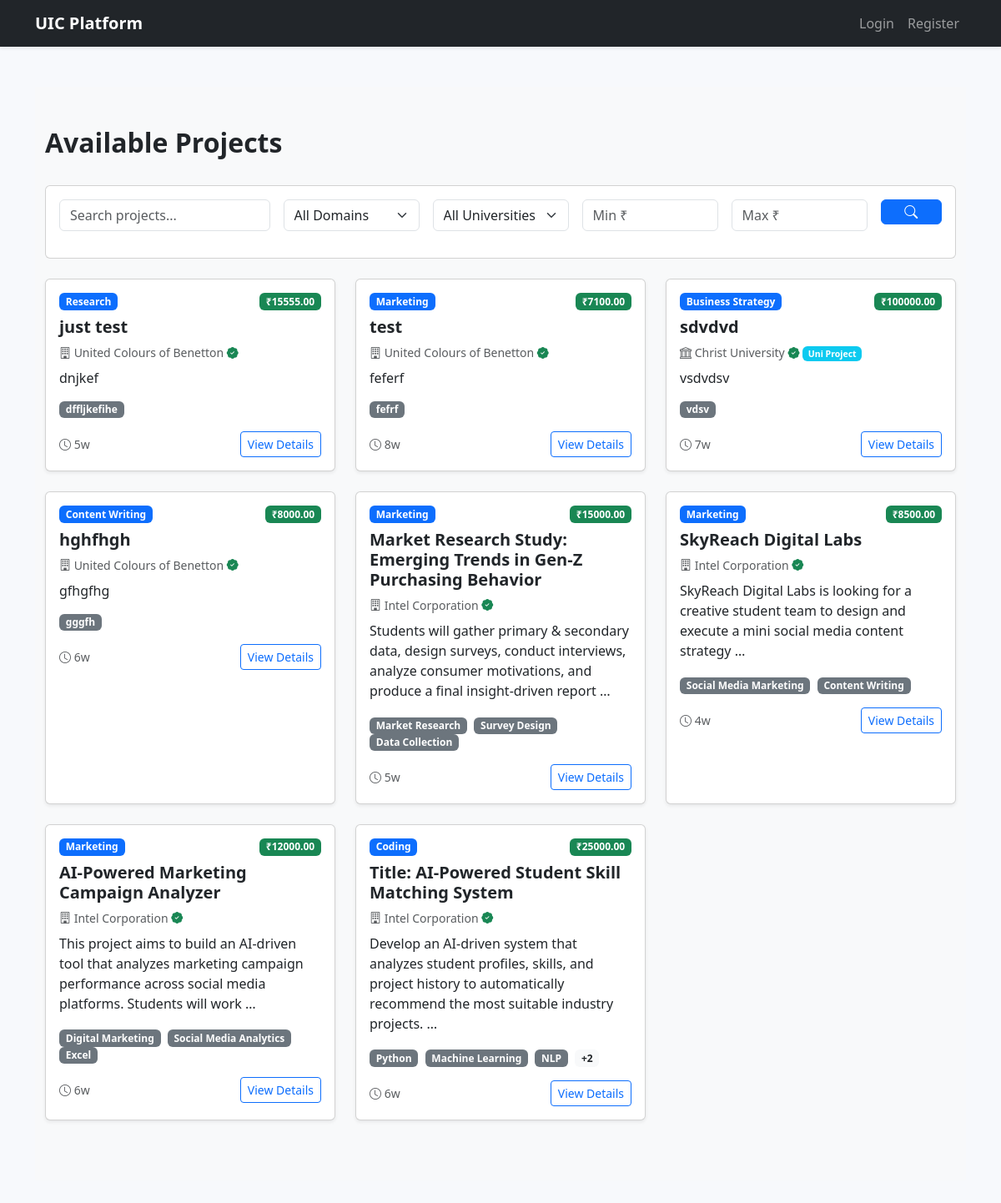
/projects/, run on the app's committed database.
### apps/projects/models.py (models this page shows, shortened)
class Project(models.Model):
    STATUS_CHOICES = (
        ('draft', 'Draft'),
        ('pending_review', 'Pending University Review'),
        ('rejected', 'Rejected'),
        ('open', 'Open for Applications'),
        ('in_progress', 'In Progress'),
        ('completed', 'Completed'),
        ('cancelled', 'Cancelled'),
    )
    DOMAIN_CHOICES = (
        ('design', 'Design'),
        ('marketing', 'Marketing'),
        ('coding', 'Coding'),
        ('data_analysis', 'Data Analysis'),
        ('psychology', 'Psychology'),
        ('research', 'Research'),
        ('content_writing', 'Content Writing'),
        ('business_strategy', 'Business Strategy'),
        ('other', 'Other'),
    )
    TEAM_TYPE_CHOICES = (
        ('individual', 'Individual'),
        ('team', 'Team'),
    )
    POSTER_TYPE_CHOICES = (
        ('company', 'Company'),
        ('university', 'University'),
    )
    JOB_TYPE_CHOICES = (
        ('remote', 'Remote'),
        ('hybrid', 'Hybrid'),
        ('onsite', 'On-site'),
    )
    poster_type = models.CharField(max_length=20, choices=POSTER_TYPE_CHOICES, default='company')
    company = models.ForeignKey(Company, on_delete=models.CASCADE, related_name='projects', null=True, blank=True)
    university = models.ForeignKey(University, on_delete=models.CASCADE, related_name='projects')
    posted_by_university = models.BooleanField(default=False)
    title = models.CharField(max_length=200)
    domain = models.CharField(max_length=50, choices=DOMAIN_CHOICES)
    description = models.TextField()
    required_skills = models.TextField(help_text="Comma-separated skills")
    team_type = models.CharField(max_length=20, choices=TEAM_TYPE_CHOICES, default='individual')
    team_size = models.IntegerField(default=1, validators=[MinValueValidator(1)])
    job_type = models.CharField(max_length=20, choices=JOB_TYPE_CHOICES, default='remote',
                                 help_text="Remote, Hybrid, or On-site")
    eligible_departments = models.TextField(blank=True, help_text="Comma-separated departments, leave blank for all")
    min_gpa = models.DecimalField(max_digits=4, decimal_places=2, null=True, blank=True)
    eligible_years = models.CharField(max_length=100, blank=True, help_text="e.g., 2,3,4")
    payment_amount = models.DecimalField(max_digits=10, decimal_places=2,
                                         verbose_name="Remuneration Amount")
    payment_type = models.CharField(max_length=20, choices=(
        ('fixed', 'Fixed Price'),
        ('milestone', 'Milestone-based'),
    ), default='fixed', verbose_name="Remuneration Type")
    duration_weeks = models.IntegerField(help_text="Expected project duration in weeks")
    deadline = models.DateField(verbose_name="Project Closure Date")
    status = models.CharField(max_length=20, choices=STATUS_CHOICES, default='draft')
    rejection_reason = models.TextField(blank=True)
    attachment = models.FileField(upload_to='project_attachments/', blank=True, null=True,
                                   verbose_name="Job Description (JD)",
                                   help_text="Upload the detailed job description document")
    assigned_students = models.ManyToManyField(Student, related_name='assigned_projects', blank=True)
    created_at = models.DateTimeField(auto_now_add=True)
    updated_at = models.DateTimeField(auto_now=True)
    submitted_for_review_at = models.DateTimeField(null=True, blank=True)
    approved_at = models.DateTimeField(null=True, blank=True)
    completed_at = models.DateTimeField(null=True, blank=True)
    class Meta:
        db_table = 'projects'
        ordering = ['-created_at']
    def get_poster_name(self):
        return self.company.name if self.company else self.university.name
    def is_poster_verified(self):
        if self.company:
            return self.company.is_verified
        return self.university.is_verified
    def get_required_skills_list(self):
        return [skill.strip() for skill in self.required_skills.split(',') if skill.strip()]

### apps/accounts/models.py (models this page shows, shortened)
class Company(models.Model):
    user = models.OneToOneField(User, on_delete=models.CASCADE, related_name='company_profile')
    name = models.CharField(max_length=200)
    logo = models.ImageField(upload_to='companies/', blank=True, null=True)
    industry = models.CharField(max_length=100)
    website = models.URLField(blank=True)
    description = models.TextField()
    contact_person = models.CharField(max_length=100, help_text="SPOC (Single Point of Contact)")
    contact_email = models.EmailField(help_text="Official company email")
    contact_phone = models.CharField(max_length=15)
    address = models.TextField()
    company_registration_number = models.CharField(
        max_length=100,
        blank=True,
        help_text="Company Registration/CIN Number"
    )
    gst_number = models.CharField(
        max_length=50,
        blank=True,
        help_text="GST Number (optional)"
    )
    is_verified = models.BooleanField(default=False)
    verification_status = models.CharField(
        max_length=20,
        choices=(
            ('pending', 'Pending Verification'),
            ('approved', 'Approved'),
            ('rejected', 'Rejected'),
        ),
        default='pending'
    )
    verified_by = models.ForeignKey(
        'University',
        on_delete=models.SET_NULL,
        null=True,
        blank=True,
        related_name='verified_companies'
    )
    verification_document = models.FileField(
        upload_to='company_docs/',
        blank=True,
        null=True,
        help_text="Upload company registration certificate, GST certificate, or incorporation documents"
    )
    rejection_reason = models.TextField(blank=True)
    verified_at = models.DateTimeField(null=True, blank=True)
    total_projects_posted = models.IntegerField(default=0)
    rating = models.DecimalField(max_digits=3, decimal_places=2, default=0.0,
                                 validators=[MinValueValidator(0), MaxValueValidator(5)])
    created_at = models.DateTimeField(auto_now_add=True)
    updated_at = models.DateTimeField(auto_now=True)
    class Meta:
        db_table = 'companies'
        verbose_name_plural = 'Companies'

class University(models.Model):
    user = models.OneToOneField(User, on_delete=models.CASCADE, related_name='university_profile')
    name = models.CharField(max_length=200)
    logo = models.ImageField(upload_to='universities/', blank=True, null=True)
    address = models.TextField()
    website = models.URLField(blank=True)
    description = models.TextField(blank=True)
    admin_name = models.CharField(max_length=100)
    admin_email = models.EmailField()
    admin_phone = models.CharField(max_length=15)
    is_verified = models.BooleanField(default=False)
    auto_approve_projects = models.BooleanField(default=False)
    min_payment_amount = models.DecimalField(max_digits=10, decimal_places=2, default=0)
    created_at = models.DateTimeField(auto_now_add=True)
    updated_at = models.DateTimeField(auto_now=True)
    class Meta:
        db_table = 'universities'
        verbose_name_plural = 'Universities'

### apps/projects/views.py (the view)
# urls.py: path('', views.ProjectListView.as_view(), name='list'),
class ProjectListView(ListView):
    model = Project
    template_name = 'projects/list.html'
    context_object_name = 'projects'
    paginate_by = 12
    def get_queryset(self):
        queryset = Project.objects.filter(status='open')
        user = self.request.user
        if user.is_authenticated and user.user_type == 'student' and hasattr(user, 'student_profile'):
            student_university = user.student_profile.university
            if student_university:
                queryset = queryset.filter(university=student_university)
            else:
                queryset = Project.objects.none()
        domain = self.request.GET.get('domain')
        if domain:
            queryset = queryset.filter(domain=domain)
        university_id = self.request.GET.get('university')
        if university_id:
            queryset = queryset.filter(university_id=university_id)
        search = self.request.GET.get('search')
        if search:
            queryset = queryset.filter(
                Q(title__icontains=search) |
                Q(description__icontains=search) |
                Q(required_skills__icontains=search)
            )
        min_payment = self.request.GET.get('min_payment')
        max_payment = self.request.GET.get('max_payment')
        if min_payment:
            queryset = queryset.filter(payment_amount__gte=min_payment)
        if max_payment:
            queryset = queryset.filter(payment_amount__lte=max_payment)
        return queryset.order_by('-created_at')
    def get_context_data(self, **kwargs):
        context = super().get_context_data(**kwargs)
        user = self.request.user
        if user.is_authenticated and user.user_type == 'student' and hasattr(user, 'student_profile'):
            student_university = user.student_profile.university
            if student_university:
                context['universities'] = University.objects.filter(
                    id=student_university.id,
                    is_verified=True
                )
                context['student_university'] = student_university
            else:
                context['universities'] = University.objects.none()
                context['student_university'] = None
        else:
            context['universities'] = University.objects.filter(is_verified=True)
        context['domain_choices'] = Project.DOMAIN_CHOICES
        return context

### templates/projects/list.html (shortened to what this page needs)
{% extends 'base.html' %}
{% load static %}
{% block content %}
<section class="py-5 bg-light">
    <div class="container">
        <div class="d-flex justify-content-between align-items-center mb-4">
            <h2 class="fw-bold">Available Projects</h2>
        </div>
        <div class="card mb-4">
            <div class="card-body">
                <form method="get" class="row g-3">
                    <div class="col-md-3">
                        <input type="text" name="search" class="form-control"
                               placeholder="Search projects..."
                               value="{{ request.GET.search }}">
                    </div>
                    <div class="col-md-2">
                        <select name="domain" class="form-select">
                            <option value="">All Domains</option>
                        </select>
                    </div>
                    <div class="col-md-2">
                        <select name="university" class="form-select">
                            <option value="">All Universities</option>
                        </select>
                    </div>
                    <div class="col-md-2">
                        <input type="number" name="min_payment" class="form-control"
                               placeholder="Min ₹"
                               value="{{ request.GET.min_payment }}">
                    </div>
                    <div class="col-md-2">
                        <input type="number" name="max_payment" class="form-control"
                               placeholder="Max ₹"
                               value="{{ request.GET.max_payment }}">
                    </div>
                    <div class="col-md-1">
                        <button type="submit" class="btn btn-primary w-100">
                            <i class="bi bi-search"></i>
                        </button>
                    </div>
                </form>
            </div>
        </div>
        {% if projects %}
        <div class="row">
            {% for project in projects %}
            <div class="col-md-6 col-lg-4 mb-4">
                <div class="card h-100 shadow-sm">
                    <div class="card-body">
                        <div class="d-flex justify-content-between align-items-start mb-2">
                            <span class="badge bg-primary">{{ project.get_domain_display }}</span>
                            <span class="badge bg-success">₹{{ project.payment_amount }}</span>
                        </div>
                        <h5 class="card-title fw-bold">{{ project.title }}</h5>
                        <p class="text-muted small mb-2">
                            <i class="bi bi-{% if project.company %}building{% else %}bank{% endif %}"></i>
                            {{ project.get_poster_name }}
                            {% if project.is_poster_verified %}
                                <i class="bi bi-patch-check-fill text-success" title="Verified"></i>
                            {% endif %}
                            {% if project.posted_by_university %}
                                <span class="badge bg-info badge-sm">Uni Project</span>
                            {% endif %}
                        </p>
                        <p class="card-text">{{ project.description|truncatewords:20 }}</p>
                        <div class="mb-3">
                            {% for skill in project.get_required_skills_list|slice:":3" %}
                            <span class="badge bg-secondary me-1">{{ skill }}</span>
                            {% endfor %}
                            {% if project.get_required_skills_list|length > 3 %}
                            <span class="badge bg-light text-dark">+{{ project.get_required_skills_list|length|add:"-3" }}</span>
                            {% endif %}
                        </div>
                        <div class="d-flex justify-content-between align-items-center">
                            <small class="text-muted">
                                <i class="bi bi-clock"></i> {{ project.duration_weeks }}w
                            </small>
                            <a href="{% url 'projects:detail' project.pk %}"
                               class="btn btn-sm btn-outline-primary">
                                View Details
                            </a>
                        </div>
                    </div>
                </div>
            </div>
            {% endfor %}
        </div>
        {% endif %}
    </div>
</section>
{% endblock %}

### templates/base.html (shortened to what this page needs)
{% load static %}
<html lang="en">
<head>
    <link href="https://cdn.jsdelivr.net/npm/bootstrap@5.3.2/dist/css/bootstrap.min.css" rel="stylesheet">
    <link href="https://cdn.jsdelivr.net/npm/bootstrap-icons@1.10.5/font/bootstrap-icons.css" rel="stylesheet">
</head>
<body>
<nav class="navbar navbar-expand-lg navbar-dark bg-dark shadow-sm">
    <div class="container">
        <a class="navbar-brand fw-bold" href="/">UIC Platform</a>
        <div class="collapse navbar-collapse" id="navbarMenu">
            <ul class="navbar-nav ms-auto">
                {% if user.is_authenticated %}
                    <li class="nav-item"><a class="nav-link" href="{% url 'accounts:dashboard' %}">Dashboard</a></li>
                    <li class="nav-item"><a class="nav-link" href="{% url 'accounts:profile' %}">Profile</a></li>
                    <li class="nav-item">
                        <form method="post" action="{% url 'accounts:logout' %}" class="d-inline">
                            {% csrf_token %}
                            <button type="submit" class="btn nav-link btn-link" style="cursor:pointer;">
                                Logout
                            </button>
                        </form>
                    </li>
                {% else %}
                    <li class="nav-item"><a class="nav-link" href="{% url 'accounts:login' %}">Login</a></li>
                    <li class="nav-item"><a class="nav-link" href="{% url 'accounts:register' %}">Register</a></li>
                {% endif %}
            </ul>
        </div>
    </div>
</nav>
<div class="container py-5">
    {% block content %}{% endblock %}
</div>
</body>
</html>

### templates/base.html (style rules this page uses)
body { background: #f7f9fc; }

### data on the page
Project: domain "Research", payment_amount "15555.00", title "just test", get_poster_name "United Colours of Benetton", description "dnjkef", get_required_skills_list "dffljkefihe", duration_weeks "5"
Project: domain "Marketing", payment_amount "7100.00", title "test", get_poster_name "United Colours of Benetton", description "feferf", get_required_skills_list "fefrf", duration_weeks "8"
Project: domain "Business Strategy", payment_amount "100000.00", title "sdvdvd", get_poster_name "Christ University", posted_by_university "Uni Project", description "vsdvdsv", get_required_skills_list "vdsv", duration_weeks "7"
Project: domain "Content Writing", payment_amount "8000.00", title "hghfhgh", get_poster_name "United Colours of Benetton", description "gfhgfhg", get_required_skills_list "gggfh", duration_weeks "6"
Project: domain "Marketing", payment_amount "15000.00", title "Market Research Study: Emerging Trends in Gen-Z Purchasing Behavior", get_poster_name "Intel Corporation", description "Students will gather primary & secondary data, design surveys, conduct interviews, analyze consumer motivations, and produce a final insight-driven report …", get_required_skills_list "Market Research" "Survey Design" "Data Collection", duration_weeks "5"
Project: domain "Marketing", payment_amount "8500.00", title "SkyReach Digital Labs", get_poster_name "Intel Corporation", description "SkyReach Digital Labs is looking for a creative student team to design and execute a mini social media content strategy …", get_required_skills_list "Social Media Marketing" "Content Writing", duration_weeks "4"
Project: domain "Marketing", payment_amount "12000.00", title "AI-Powered Marketing Campaign Analyzer", get_poster_name "Intel Corporation", description "This project aims to build an AI-driven tool that analyzes marketing campaign performance across social media platforms. Students will work …", get_required_skills_list "Digital Marketing" "Social Media Analytics" "Excel", duration_weeks "6"
Project: domain "Coding", payment_amount "25000.00", title "Title: AI-Powered Student Skill Matching System", get_poster_name "Intel Corporation", description "Develop an AI-driven system that analyzes student profiles, skills, and project history to automatically recommend the most suitable industry projects. …", get_required_skills_list "Python" "Machine Learning" "NLP", get_required_skills_list|length "2", duration_weeks "6"
